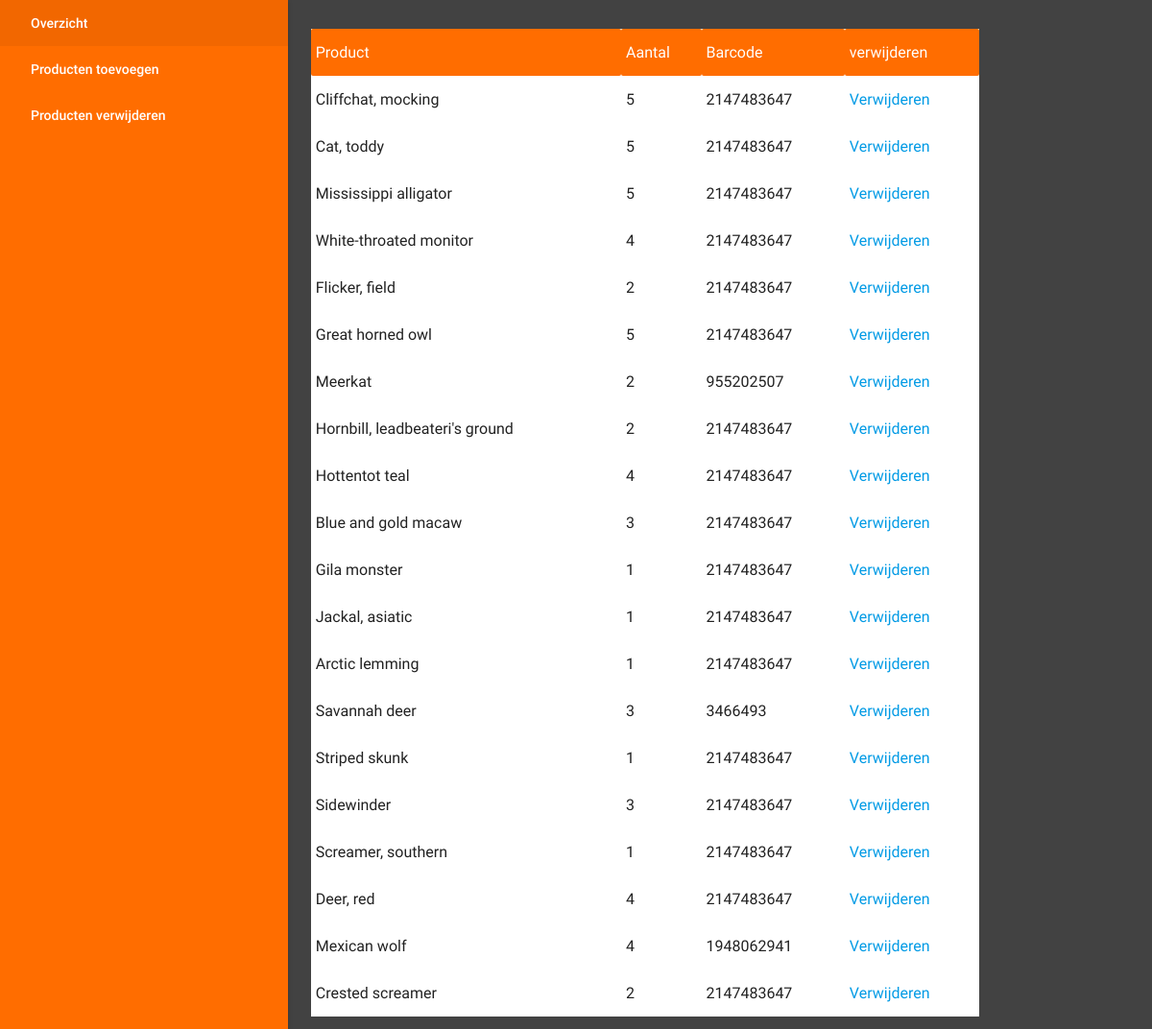
The app's page /includes/beheerder/verwijderen.php with its own data.
### tables this page shows
CREATE TABLE `product` (
  `id` int(11) NOT NULL,
  `type` varchar(45) NOT NULL,
  `barcode` int(11) NOT NULL,
  `categorie` int(11) NOT NULL,
  `status` int(11) NOT NULL,
  `aantal` int(11) NOT NULL,
  `isActive` int(11) DEFAULT '1'
);

### includes/beheerder/verwijderen.php (the view, shortened to what this page needs)
<html lang="en">
	<head>
		<link rel="stylesheet" href="../../assets/css/main.css">
		<link rel="stylesheet" href="../../assets/libs/materialize/css/materialize.min.css">
	</head>
	<body class="container">
		<div class="section"></div>
		<div class="row">
			<div class="col s2">
				<ul id="nav-mobile" class="side-nav fixed orange accent-4 white-text">
				     <li class="bold"><a href="http://localhost/servicepunt/includes/beheerder/overview.php" class="waves-effect waves-light white-text active">Overzicht</a></li>
			        <li class="bold"><a href="http://localhost/servicepunt/includes/beheerder/toevoegen.php" class="waves-effect waves-light white-text">Producten toevoegen</a></li>
			        <li class="bold"><a href="http://localhost/servicepunt/includes/beheerder/verwijderen.php" class="waves-effect waves-light white-text">Producten verwijderen</a></li>
	    		</ul>
			</div>
			<div class="col s10">
				<table class="highlight" style=" background-color: white;">
	                <tr class="orange accent-4 white-text">
	                    <td>Product</td>
	                    <td>Aantal</td>
	                    <td>Barcode</td>
	                    <td>verwijderen</td>
	                </tr>
				<?php
					try{
					    $conn = new PDO("mysql:host=".host.";dbname=".database, dbUser, dbPass);
					    $conn -> setAttribute(PDO::ATTR_ERRMODE, PDO::ERRMODE_EXCEPTION);
					    $stmt = $conn->prepare("SELECT id,type,aantal,barcode,isActive AS active FROM product "
					        );
					    $stmt->execute();
				    while($rows = $stmt->fetch(PDO::FETCH_ASSOC))
				    {
				    	if($rows["active"] == 1){
		        	?>
			                <tr>
			                    <td><?=$rows["type"]?></td>
			                    <td><?=$rows["aantal"]?></td>
			                    <td><?=$rows["barcode"]?></td>
			                    <td><a href='delete.php?id=<?php echo $rows["id"];?>'>Verwijderen</a></td>
			                </tr>
		            <?php
		        		}
				    }
				?>
				</table>
				<?php
					}
					catch(Exception $e) {
					}
				?>
			</div>
		</div>
	</body>
</html>

### assets/css/main.css (style rules this page uses)
body { background-color: #424242; }

### records on screen
product: type "Cliffchat, mocking", aantal "5", barcode "2147483647"
product: type "Cat, toddy", aantal "5", barcode "2147483647"
product: type "Mississippi alligator", aantal "5", barcode "2147483647"
product: type "White-throated monitor", aantal "4", barcode "2147483647"
product: type "Flicker, field", aantal "2", barcode "2147483647"
product: type "Great horned owl", aantal "5", barcode "2147483647"
product: type "Meerkat", aantal "2", barcode "955202507"
product: type "Hornbill, leadbeateri's ground", aantal "2", barcode "2147483647"
product: type "Hottentot teal", aantal "4", barcode "2147483647"
product: type "Blue and gold macaw", aantal "3", barcode "2147483647"
product: type "Gila monster", aantal "1", barcode "2147483647"
product: type "Jackal, asiatic", aantal "1", barcode "2147483647"
product: type "Arctic lemming", aantal "1", barcode "2147483647"
product: type "Savannah deer", aantal "3", barcode "3466493"
product: type "Striped skunk", aantal "1", barcode "2147483647"
product: type "Sidewinder", aantal "3", barcode "2147483647"
product: type "Screamer, southern", aantal "1", barcode "2147483647"
product: type "Deer, red", aantal "4", barcode "2147483647"
product: type "Mexican wolf", aantal "4", barcode "1948062941"
product: type "Crested screamer", aantal "2", barcode "2147483647"
